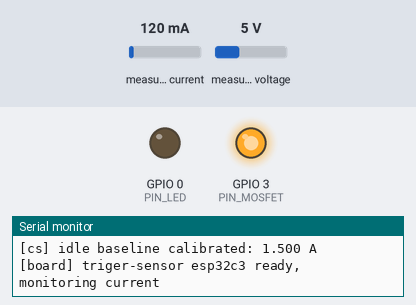
Recording of a program running on a simulated ESP32-C3. Shown: output pins drawn as LEDs (lit = HIGH), the last lines printed to the serial monitor. Wiring (inferred from the names in the program): INA219 current sensor at I2C address 0x40. The test bench sets the inputs (shaded band); at power-on: measured current 120 mA, measured voltage 5 V.

Above: at 2.9 s.
3.0 s: measured current set to 181 mA
4.5 s: measured current set to 218 mA
At 4.8 s:
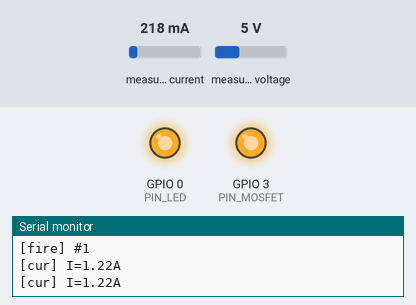
6.0 s: measured current set to 40 mA
At 7.2 s:
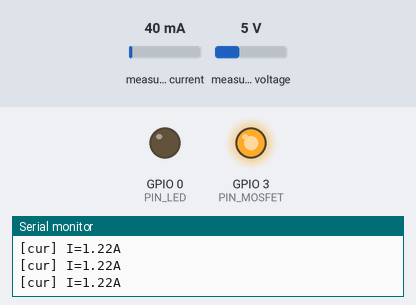
7.5 s: measured current set to 500 mA
At 8.3 s:
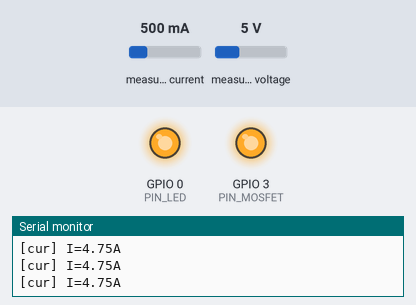
Timing chart, 0 to 10.0 s (numbered marks = the images above; inputs shaded):
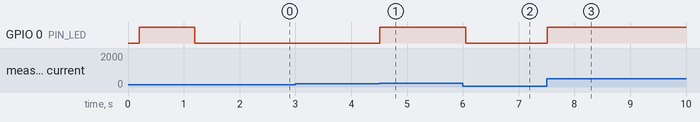

The program:

main.cpp
```cpp
#include <Arduino.h>
#include "config.h"
#include "CurrentSense.h"
#include "PowerSwitch.h"
#include "EspNowLink.h"

// ============================================================
// triger-sensor.eprj2 正式板检测板主程序（ESP32-C3-WROOM-02-N4）
// 电流检测扳机/连发 → ESP-NOW 逐发上报枪端
// MOSFET 物理断电（防作弊）：枪端指令 / 堵转自保护 / 三次触发后自动断电
// ============================================================
CurrentSense sense;
PowerSwitch pwr;
EspNowLink espLink;

static uint8_t g_fireSeq = 0;   // 开火帧序号（检测板侧）
static uint8_t g_hbCount = 0;
static uint8_t g_shotCount = 0;   // 本次上电周期已发数（每发计 1 次）
static bool   g_autoRecover = false;   // 三次触发自动断电后，等待延时自动恢复
static unsigned long g_autoRecoverAt = 0;
static unsigned long g_lastHb = 0;
static unsigned long g_lastSense = 0;
static unsigned long g_lastCurLog = 0;   // 上次电流串口输出时刻（0=空闲复位）

// ===== 识别回调 → ESP-NOW 上报 =====
static void onFirePulse() {
  espLink.send(FRAME_FIRE, ++g_fireSeq, 0);
  digitalWrite(PIN_LED, HIGH);   // 每发闪灯（视觉反馈）
  Serial.printf("[fire] #%u\n", g_fireSeq);

  // 三次触发：每发计 1，累计满 SHOT_LIMIT 发 → 物理断电（模拟空弹/回合结束）
  if (pwr.isOn() && ++g_shotCount >= SHOT_LIMIT) {
    pwr.off();
    g_autoRecover = true;
    g_autoRecoverAt = millis();
    espLink.send(FRAME_FAULT, FAULT_SHOT_LIMIT, 0);
    Serial.printf("[limit] %d shots done -> power OFF, auto ON after %u ms\n",
                  SHOT_LIMIT, AUTO_RECOVER_MS);
  }
}
static void onFireEnd() {
  digitalWrite(PIN_LED, LOW);
}
static void onStall() {
  // 堵转保护：自动断电（防烧电机/电池），上报异常
  pwr.off();
  espLink.send(FRAME_FAULT, 0x01, 0);
  Serial.println("[stall] auto power-off (overcurrent)");
}

// ===== ESP-NOW 接收：断电/恢复指令 =====
static void handleRx() {
  uint8_t type = 0, d0 = 0;
  while (espLink.received(type, d0)) {
    if (type == FRAME_POWER) {
      if (d0 == 0x00) {
        // 枪端指令断电（击杀/空弹/暂停…）：取消等待中的自动恢复，保持断开
        g_autoRecover = false;
        pwr.off();
        Serial.println("[pwr] OFF (killed/empty)");
      } else {
        // 枪端指令恢复（重生/装弹）：清零计数，重新累计 SHOT_LIMIT 发
        g_autoRecover = false;
        g_shotCount = 0;
        pwr.on();
        Serial.println("[pwr] ON (respawn/reload)");
      }
    }
  }
}

void setup() {
  Serial.begin(115200);
  delay(200);            // 等待串口稳定（原生 USB-C CDC）

  pinMode(PIN_LED, OUTPUT);
  digitalWrite(PIN_LED, 1);

  // while (!Serial) {
  //   delay(10); // 等待直到串口就绪
  // }

  Serial.println("[board] triger-sensor esp32c3 start");

  delay(1000);
  digitalWrite(PIN_LED,0);

  pwr.begin();           // 默认导通
  sense.begin();

  static const uint8_t kGunMac[6] = GUN_MAC;
  espLink.begin(kGunMac);
  espLink.printLocalMac();  // 打印本机 MAC，与枪端 TRIGGER_BOARD_MAC 配对

  // 开机空闲基线自校准（静置 500ms，扣除检测板自身耗电）
  sense.calibrateIdle(500);

  sense.onFirePulse = onFirePulse;
  sense.onFireEnd = onFireEnd;
  sense.onStall = onStall;

  Serial.println("[board] triger-sensor esp32c3 ready, monitoring current");
}

void loop() {
  uint32_t now = millis();

  // 心跳（1Hz，枪端据此判断检测板在线）
  if (now - g_lastHb >= HB_INTERVAL_MS) {
    g_lastHb = now;
    espLink.send(FRAME_HB, ++g_hbCount, 0);
  }

  // 电流采样 + 识别（INA226 转换周期 ~1.18ms 自然限速）
  if (now - g_lastSense >= SENSE_INTERVAL_MS) {
    g_lastSense = now;
    sense.update(now);
  }

  // 开火（发射状态 FIRING/STALL）期间每 0.2s 输出一次电流值；
  // 空闲时复位计时 → 每次开火第一点立即输出，之后按周期输出
  if (sense.state() != CurrentSense::IDLE) {
    if (now - g_lastCurLog >= CUR_LOG_INTERVAL_MS) {
      g_lastCurLog = now;
      Serial.printf("[cur] I=%.2fA\n", (double)sense.lastCurrentA());
    }
  } else {
    g_lastCurLog = 0;
  }

  // 三次触发自动断电 → 延时到点后自动恢复导通（清零计数重新累计）
  // if (g_autoRecover && now - g_autoRecoverAt >= AUTO_RECOVER_MS) {
  //   g_autoRecover = false;
  //   g_shotCount = 0;
  //   pwr.on();
  //   Serial.println("[limit] auto recover ON, counter reset");
  // }

  // ESP-NOW 指令处理
  handleRx();

  delay(1);
}
```

CurrentSense.cpp
```cpp
#include "CurrentSense.h"
#include "config.h"
#include <Wire.h>

// ============================================================
// INA226 电流监视器（I2C，地址 0x40，分流电阻 2mΩ）
//   寄存器：Config=0x00, Shunt=0x01, Bus=0x02, ManuID=0xFE
//   Config 0x06C7：连续 shunt+bus，AVG=1，VSHCT/VBUSCT=588µs
//                 → 转换周期 ≈1.18ms（不要用 0x00DF=AVG64，延迟过大）
// 分流电压 LSB = 2.5µV；I = V_shunt / R_shunt
// ============================================================
static void inaWrite(uint8_t reg, uint16_t v) {
  Wire.beginTransmission(INA226_ADDR);
  Wire.write(reg);
  Wire.write(v >> 8);
  Wire.write(v & 0xFF);
  Wire.endTransmission();
}

static uint16_t inaRead(uint8_t reg) {
  Wire.beginTransmission(INA226_ADDR);
  Wire.write(reg);
  Wire.endTransmission(false);
  Wire.requestFrom((uint8_t)INA226_ADDR, (uint8_t)2);
  uint16_t v = ((uint16_t)Wire.read() << 8) | Wire.read();
  return v;
}

void CurrentSense::begin() {
#if CURRENT_SENSE_INA226
  Wire.begin(PIN_SDA, PIN_SCL);
  Wire.setClock(400000);  // INA226 支持最高 2.5MHz；400kHz 下读一次 ≈75µs

  uint16_t mid = inaRead(0xFE);  // 制造商标识 0x5449 = "TI"
  if (mid != 0x5449) {
    Serial.printf("[cs] WARN INA226 not found (manuf id=0x%04X)\n", mid);
  } else {
    Serial.println("[cs] INA226 found (0x5449)");
  }
  inaWrite(0x00, 0x06C7);
#else
  pinMode(PIN_ACS712, INPUT);
  analogReadResolution(12);
#endif
}

float CurrentSense::currentA() {
#if CURRENT_SENSE_INA226
  int16_t uv = (int16_t)inaRead(0x01);       // 分流电压（2.5µV/LSB）
  float v = uv * 2.5e-6f;
  return v / ((float)SHUNT_MOHM * 1e-3f);    // A
#else
  // ACS712-20A：灵敏度 100mV/A，零点 Vcc/2（3.3V ADC 12bit）
  int adc = analogRead(PIN_ACS712);
  float v = (adc - 2048) * (3.3f / 4096.0f);
  return v / 0.1f;
#endif
}

void CurrentSense::calibrateIdle(uint32_t ms) {
  uint32_t t0 = millis();
  float sum = 0;
  uint32_t n = 0;
  while (millis() - t0 < ms) {
    sum += currentA();
    n++;
    delay(SENSE_INTERVAL_MS);
  }
  _idleOffset = n ? sum / n : 0;
  Serial.printf("[cs] idle baseline calibrated: %.3f A\n", (double)_idleOffset);
}

void CurrentSense::update(uint32_t now) {
  float i = currentA() - _idleOffset;
  _lastA = i;               // 记录本次净电流，供开火回调等读取
  bool high = i > TRIG_CURRENT_A;

  switch (_state) {
    case IDLE:
      if (high) {
        if (_hiSince == 0) _hiSince = now;
        if (now - _hiSince >= DEBOUNCE_MS) {
          _state = FIRING;
          _hiSince = now;          // 堵转计时起点
          _loSince = 0;
          _lastPulse = now;
          if (onFirePulse) onFirePulse();   // 第一发
        }
      } else {
        _hiSince = 0;
      }
      break;

    case FIRING:
      if (high) {
        _hiSince = now;   // 持续高电流保持刷新 → 堵转 = 连续高 ≥2s
        // 低→高 上升沿且距上发 ≥ PULSE_MIN_GAP_MS → 连发下一发
        if (_loSince != 0 && now - _loSince >= PULSE_MIN_GAP_MS &&
            now - _lastPulse >= PULSE_MIN_GAP_MS) {
          _lastPulse = now;
          if (onFirePulse) onFirePulse();
        }
        _loSince = 0;
        if (now - _hiSince >= STALL_MS) {
          _state = STALL;
          if (onStall) onStall();
        }
      } else {
        if (_loSince == 0) _loSince = now;
        if (now - _loSince >= END_MS) {   // 低电流持续 → 发射结束
          _state = IDLE;
          _hiSince = _loSince = 0;
          if (onFireEnd) onFireEnd();
        }
      }
      break;

    case STALL:
      // 电流回落 或 堵转持续 5s → 回空闲（等枪端恢复指令或自然回落后自恢复导通）
      if (!high || now - _hiSince >= 5000) {
        _state = IDLE;
        _hiSince = _loSince = 0;
      }
      break;
  }
}
```

CurrentSense.h
```cpp
#pragma once
#include <Arduino.h>

// 电流采样 + 扳机/连发识别状态机（无改装水弹枪联动）
//   空闲 IDLE ──(电流>阈值 去抖 10ms)──► FIRING（第一发 onFirePulse）
//   FIRING ──(脉冲上升沿，距上发≥20ms)──► onFirePulse（连发逐发）
//   FIRING ──(持续高电流 ≥2s)──► STALL（堵转：onStall → main 断电）
//   FIRING ──(低电流持续 ≥50ms)──► IDLE（发射结束 onFireEnd）
//   STALL ──(电流回落或 5s 超时)──► IDLE
class CurrentSense {
 public:
  enum State { IDLE, FIRING, STALL };

  void begin();          // INA226 I2C 初始化（或 ACS712 ADC 引脚）
  float currentA();      // 读取当前瞬时电流（A，含空闲偏置）
  void update(uint32_t now);   // 主循环每 SENSE_INTERVAL_MS 调用
  State state() { return _state; }
  float lastCurrentA() const { return _lastA; }  // 最近一次采样的净电流（A，已扣空闲基线）

  // 回调（main.cpp 注入）
  void (*onFirePulse)(void) = nullptr;  // 每发（含第一发）
  void (*onFireEnd)(void) = nullptr;
  void (*onStall)(void) = nullptr;

  // 开机自校准：静置 ms 取均值 → 空闲基线（扣除检测板自身耗电）
  void calibrateIdle(uint32_t ms);

 private:
  State _state = IDLE;
  bool _lastHigh = false;
  uint32_t _hiSince = 0, _loSince = 0, _lastPulse = 0;
  float _idleOffset = 0;
  float _lastA = 0;   // 最近一次 update() 采样到的净电流（扣基线后）
};
```

EspNowLink.cpp
```cpp
#include "EspNowLink.h"
#include "config.h"
#include <WiFi.h>

EspNowLink *EspNowLink::_self = nullptr;

void EspNowLink::begin(const uint8_t peerMac[6]) {
  memcpy(_peer, peerMac, 6);
  _rxHead = _rxTail = 0;
  _self = this;

  WiFi.mode(WIFI_STA);        // 仅初始化 2.4G 栈，不连接 AP
  esp_wifi_set_channel(ESPNOW_CHANNEL, WIFI_SECOND_CHAN_NONE);
  esp_now_init();
  esp_now_register_recv_cb(onRxCb);
  esp_now_register_send_cb(onTxCb);

  esp_now_peer_info_t peer = {};
  memcpy(peer.peer_addr, _peer, 6);
  peer.channel = ESPNOW_CHANNEL;
  peer.encrypt = false;
  esp_now_add_peer(&peer);
}

void EspNowLink::send(uint8_t type, uint8_t d0, uint8_t d1) {
  uint8_t buf[4] = { FRAME_MAGIC, type, d0, d1 };
  esp_now_send(_peer, buf, sizeof(buf));
}

bool EspNowLink::received(uint8_t &type, uint8_t &d0) {
  if (_rxHead == _rxTail) return false;
  Rx r = _rx[_rxHead];
  _rxHead = (_rxHead + 1) & 7;
  type = r.type;
  d0 = r.d0;
  return true;
}

void EspNowLink::pushRx(uint8_t type, uint8_t d0) {
  uint8_t next = (_rxTail + 1) & 7;
  if (next == _rxHead) return;   // 队列满：丢弃最旧前保护（直接丢弃新帧）
  _rx[_rxTail].type = type;
  _rx[_rxTail].d0 = d0;
  _rxTail = next;
}

void EspNowLink::printLocalMac() {
  uint8_t mac[6];
  esp_read_mac(mac, ESP_MAC_WIFI_STA);
  Serial.printf("[espnow] local MAC: %02X:%02X:%02X:%02X:%02X:%02X\n",
                mac[0], mac[1], mac[2], mac[3], mac[4], mac[5]);
}

void EspNowLink::onRxCb(const uint8_t *mac, const uint8_t *data, int len) {
  if (!_self || len < 4) return;
  if (data[0] != FRAME_MAGIC) return;
  _self->pushRx(data[1], data[2]);   // d1 保留
}

void EspNowLink::onTxCb(const uint8_t *mac, esp_now_send_status_t status) {
  // 需要可靠确认可在此统计/重发（当前单跳裸发，配合枪端心跳超时兜底）
}
```

EspNowLink.h
```cpp
#pragma once
#include <Arduino.h>
#include <esp_wifi.h>
#include <esp_now.h>

// ============================================================
// ESP-NOW 链路（检测板 → 枪端主控，2.4G 点对点）
//   上报：开火脉冲(每发)/心跳/堵转异常
//   接收：断电/恢复指令（枪端 → 检测板）
// 帧格式与枪端 GunEspNow 一致：{ FRAME_MAGIC, type, d0, d1 }（4 字节）
// ============================================================
class EspNowLink {
 public:
  void begin(const uint8_t peerMac[6]);

  void send(uint8_t type, uint8_t d0 = 0, uint8_t d1 = 0);

  // 轮询取接收帧：返回 true 且填 type/d0
  bool received(uint8_t &type, uint8_t &d0);

  void printLocalMac();   // 打印本机 MAC（供枪端 TRIGGER_BOARD_MAC 配对）

 private:
  uint8_t _peer[6];
  struct Rx { uint8_t type, d0; };
  Rx _rx[8];
  volatile uint8_t _rxHead = 0, _rxTail = 0;

  void pushRx(uint8_t type, uint8_t d0);

  static void onRxCb(const uint8_t *mac, const uint8_t *data, int len);
  static void onTxCb(const uint8_t *mac, esp_now_send_status_t status);
  static EspNowLink *_self;
};
```

PowerSwitch.h
```cpp
#pragma once
#include <Arduino.h>
#include "config.h"

// ============================================================
// 枪回路断电开关（防作弊硬保证）
//   IO3(HIGH) → UCC27517.IN+ → OUT → Q1 = 20N03（N-MOS 低端，TO-252）
//   HIGH = 枪回路导通（水弹枪正常供电）
//   LOW  = 断开（水弹枪物理断电，无法发射）
// 检测板自身经 XL1509/AMS1117 独立供电，断电后仍在线可收恢复指令。
// 默认导通：未收到指令时水弹枪正常使用。
// ============================================================
class PowerSwitch {
 public:
  void begin() {
    pinMode(PIN_MOSFET, OUTPUT);
    on();                        // 默认导通
  }
  void on() {
    digitalWrite(PIN_MOSFET, HIGH);
    _on = true;
  }
  void off() {
    digitalWrite(PIN_MOSFET, LOW);   // 断开枪回路（水弹枪物理断电）
    _on = false;
  }
  bool isOn() { return _on; }

 private:
  bool _on = false;
};
```

config.h
```cpp
#pragma once

// ============================================================
// triger-sensor.eprj2 正式板（ESP32-C3-WROOM-02-N4）检测板配置
// 无改装水弹枪联动：电流检测扳机/连发 + MOSFET 物理断电 + ESP-NOW 上报
// 原理图 P1（INA226 sheet）见 PCB/triger-sensor.eprj2；
// 引脚依据 2026-09-05 版原理图网表（IO4/IO5/IO3/IO0，见 PCB/triger-sensor-解析报告.md）
// ============================================================

// ===== 配对（与枪端主控互填对方 MAC）=====
// 检测板作为 ESP-NOW 从机；把枪端主控（firmware/gun）的真实 MAC 填到这里。
// 枪端 config.h 的 TRIGGER_BOARD_MAC 需填本板 MAC（烧录后串口打印 esp_read_mac）。
#define BOARD_ID 1
#define GUN_MAC { 0x24, 0x0A, 0xC4, 0x00, 0x00, 0x01 }  // 枪端主控 MAC（占位，实测后替换）

// ===== 引脚（triger-sensor.eprj2，ESP32-C3 模组）=====
#define PIN_SDA 4            // INA226 I2C SDA（原理图 U1.IO4 → R2 上拉 → U3.SDA）
#define PIN_SCL 5            // INA226 I2C SCL（原理图 U1.IO5 → R3 上拉 → U3.SCL）
#define INA226_ADDR 0x40     // A0/A1 接地 → 0x40
#define PIN_MOSFET 3         // 断电开关（IO3 → UCC27517.IN+ → OUT → Q1=20N03 栅极；HIGH=枪回路导通）
#define PIN_LED 0            // 状态 LED（IO0 → R6(220Ω) → LED1 阳极；高电平点亮，阴极接 GND）
// #define PIN_ALERT 1       // INA226 报警中断（预留：扳机零轮询触发；接 IO1/IO2）
#define PIN_ACS712 2         // 备用模拟电流方案（ACS712 输出；正式板未用，仅保留编译开关）

// ===== 电流检测 =====
// 正式板固定 INA226 方案：R1 = JER2512F3R002（2mΩ 3W 2512，C46634447）
#define CURRENT_SENSE_INA226 1
// #define CURRENT_SENSE_ACS712 1
#define SHUNT_MOHM 2         // 分流电阻 2mΩ（= 0.002Ω）
#define TRIG_CURRENT_A 1.0f  // 扳机判定阈值（开机自校准扣除空闲基线后比较）
#define DEBOUNCE_MS 10       // 扳机上升去抖
#define PULSE_MIN_GAP_MS 20  // 相邻脉冲最小间隔（防抖/滤噪）
#define STALL_MS 2000        // 持续高电流 = 堵转（过流保护自动断电）
#define END_MS 50            // 低电流持续 = 发射结束
#define SENSE_INTERVAL_MS 1  // 采样间隔（INA226 实际转换周期 ~1.18ms 自然限速）
#define CUR_LOG_INTERVAL_MS 200  // 开火期间电流串口输出周期（0.2s）

// ===== 三次触发自动断电（N 发打完模拟空弹/回合结束）=====
#define SHOT_LIMIT 5           // 每发脉冲计 1 次，累计满 N 发自动断电
#define AUTO_RECOVER_MS 3000    // 自动断电后延时自动恢复导通并清零计数
#define FAULT_SHOT_LIMIT 0x02   // FRAME_FAULT d0：N发打完自动断电（会自动恢复）

// ===== ESP-NOW（检测板 → 枪端主控）=====
#define ESPNOW_CHANNEL 1
#define FRAME_MAGIC 0xA5
#define FRAME_FIRE  0x01     // 开火脉冲（每发；d0=序号）
#define FRAME_HB    0x02     // 心跳（d0=1s 计数）
#define FRAME_FAULT 0x03     // 异常（d0=0x01 堵转保护断电；0x02 N发打完自动断电）
#define FRAME_POWER 0x10     // 断电/恢复指令（枪端→检测板；d0=0 断 1 通）
#define HB_INTERVAL_MS 1000
```

Measured:
- the behaviour switches between 200 and 201 mA on measured current (found by bisection; images 0 and 1)
- after the input at 3.0 s, every drawn part: stays the same
- after the input at 4.5 s, GPIO 0 (PIN_LED): LOW → HIGH at once
- after the input at 6.0 s, GPIO 0 (PIN_LED): HIGH → LOW after 0.05 s
- after the input at 7.5 s, GPIO 0 (PIN_LED): LOW → HIGH at once
